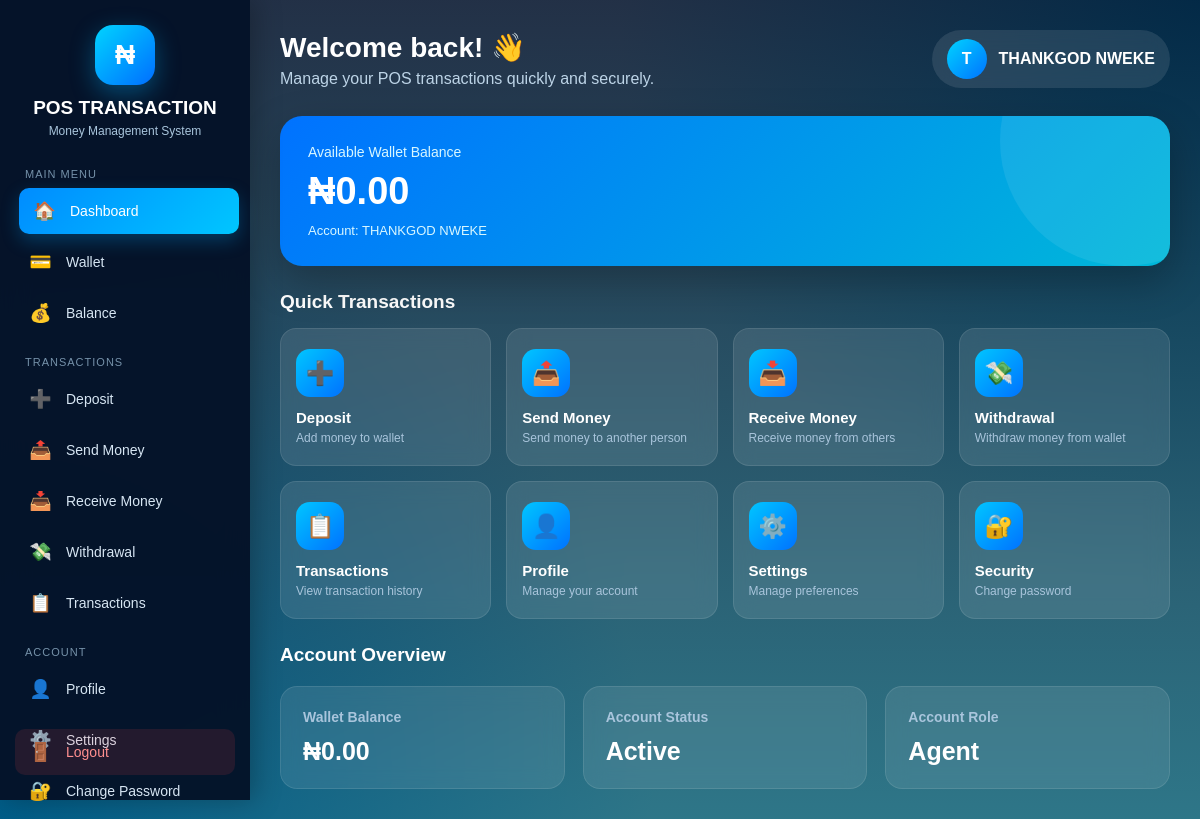
The app's page /dashboard (signed in) with its own data.
### app.py (models this page shows, shortened)
class User(UserMixin, db.Model):
    __tablename__ = "users"
    id = db.Column(db.Integer, primary_key=True)
    full_name = db.Column(
        db.String(150),
        nullable=False
    )
    username = db.Column(
        db.String(100),
        unique=True,
        nullable=False
    )
    email = db.Column(
        db.String(150),
        unique=True,
        nullable=False
    )
    phone = db.Column(
        db.String(30),
        nullable=True
    )
    password = db.Column(
        db.String(255),
        nullable=False
    )
    transaction_pin = db.Column(
        db.String(255),
        nullable=True
    )
    role = db.Column(
        db.String(30),
        default="Agent"
    )
    status = db.Column(
        db.String(30),
        default="Active"
    )
    wallet_balance = db.Column(
        db.Float,
        default=0.00
    )
    created_at = db.Column(
        db.DateTime,
        default=datetime.utcnow
    )

### app.py (the view, shortened to what this page needs)
@app.route("/dashboard")
@login_required
def dashboard():
    balance = current_user.wallet_balance or 0.00
    return render_template(
        "dashboard.html",
        balance=balance,
        user=current_user
    )

### app.py (called while the page is built)
@login_manager.user_loader
def load_user(user_id):
    try:
        return db.session.get(User, int(user_id))
    except (ValueError, TypeError):
        return None

### templates/dashboard.html (shortened to what this page needs)
<!DOCTYPE html>
<html lang="en">
<head>
</head>
<body>
<div class="sidebar">
    <div class="logo">
        <div class="logo-icon">₦</div>
        <h2>POS TRANSACTION</h2>
        <p>Money Management System</p>
    </div>
    <div class="menu-title">Main Menu</div>
    <a href="{{ url_for('dashboard') }}" class="active">
        <div class="icon">🏠</div>
        <span>Dashboard</span>
    </a>
    <a href="{{ url_for('wallet') }}">
        <div class="icon">💳</div>
        <span>Wallet</span>
    </a>
    <a href="{{ url_for('balance') }}">
        <div class="icon">💰</div>
        <span>Balance</span>
    </a>
    <div class="menu-title">Transactions</div>
    <a href="{{ url_for('deposit') }}">
        <div class="icon">➕</div>
        <span>Deposit</span>
    </a>
    <a href="{{ url_for('send_money') }}">
        <div class="icon">📤</div>
        <span>Send Money</span>
    </a>
    <a href="{{ url_for('receive_money') }}">
        <div class="icon">📥</div>
        <span>Receive Money</span>
    </a>
    <a href="{{ url_for('withdrawal') }}">
        <div class="icon">💸</div>
        <span>Withdrawal</span>
    </a>
    <a href="{{ url_for('transaction_history') }}">
        <div class="icon">📋</div>
        <span>Transactions</span>
    </a>
    <div class="menu-title">Account</div>
    <a href="{{ url_for('profile') }}">
        <div class="icon">👤</div>
        <span>Profile</span>
    </a>
    <a href="{{ url_for('settings') }}">
        <div class="icon">⚙️</div>
        <span>Settings</span>
    </a>
    <a href="{{ url_for('change_password') }}">
        <div class="icon">🔐</div>
        <span>Change Password</span>
    </a>
    <div class="logout">
        <a href="{{ url_for('logout') }}">
            <div class="icon">🚪</div>
            <span>Logout</span>
        </a>
    </div>
</div>
<div class="main">
    <div class="topbar">
        <div class="welcome">
            <h1>Welcome back! 👋</h1>
            <p>
                Manage your POS transactions quickly and securely.
            </p>
        </div>
        <div class="user-box">
            <div class="avatar">
                {{ current_user.full_name[:1]|upper if current_user.full_name else "U" }}
            </div>
            <div>
                <strong>
                    {{ current_user.full_name or current_user.username }}
                </strong>
            </div>
        </div>
    </div>
    <div class="balance-card">
        <div class="balance-title">
            Available Wallet Balance
        </div>
        <div class="balance">
            ₦{{ "{:,.2f}".format(current_user.wallet_balance or 0) }}
        </div>
        <div class="account-info">
            Account: {{ current_user.username }}
        </div>
    </div>
    <h2 class="section-title">Quick Transactions</h2>
    <div class="actions">
        <a href="{{ url_for('deposit') }}" class="action">
            <div class="action-icon">➕</div>
            <h3>Deposit</h3>
            <p>Add money to wallet</p>
        </a>
        <a href="{{ url_for('send_money') }}" class="action">
            <div class="action-icon">📤</div>
            <h3>Send Money</h3>
            <p>Send money to another person</p>
        </a>
        <a href="{{ url_for('receive_money') }}" class="action">
            <div class="action-icon">📥</div>
            <h3>Receive Money</h3>
            <p>Receive money from others</p>
        </a>
        <a href="{{ url_for('withdrawal') }}" class="action">
            <div class="action-icon">💸</div>
            <h3>Withdrawal</h3>
            <p>Withdraw money from wallet</p>
        </a>
        <a href="{{ url_for('transaction_history') }}" class="action">
            <div class="action-icon">📋</div>
            <h3>Transactions</h3>
            <p>View transaction history</p>
        </a>
        <a href="{{ url_for('profile') }}" class="action">
            <div class="action-icon">👤</div>
            <h3>Profile</h3>
            <p>Manage your account</p>
        </a>
        <a href="{{ url_for('settings') }}" class="action">
            <div class="action-icon">⚙️</div>
            <h3>Settings</h3>
            <p>Manage preferences</p>
        </a>
        <a href="{{ url_for('change_password') }}" class="action">
            <div class="action-icon">🔐</div>
            <h3>Security</h3>
            <p>Change password</p>
        </a>
    </div>
    <h2 class="section-title">Account Overview</h2>
    <div class="cards">
        <div class="card">
            <h3>Wallet Balance</h3>
            <div class="card-value">
                ₦{{ "{:,.2f}".format(current_user.wallet_balance or 0) }}
            </div>
        </div>
        <div class="card">
            <h3>Account Status</h3>
            <div class="card-value">
                {{ current_user.status or "Active" }}
            </div>
        </div>
        <div class="card">
            <h3>Account Role</h3>
            <div class="card-value">
                {{ current_user.role or "Agent" }}
            </div>
        </div>
    </div>
</div>
</body>
</html>

### templates/dashboard.html (style rules this page uses)
* { margin: 0; padding: 0; box-sizing: border-box; font-family: Arial, Helvetica, sans-serif; }
body { min-height: 100vh; background: linear-gradient(rgba(4, 20, 45, 0.88), rgba(0, 88, 110, 0.82)), radial-gradient(circle at top right, #00c6ff, transparent 40%), radial-gradient(circle at bottom left, #0072ff, transparent 45%); color: #fff; }
.sidebar { position: fixed; left: 0; top: 0; width: 250px; height: 100vh; background: rgba(5, 18, 40, 0.96); backdrop-filter: blur(15px); padding: 25px 15px; box-shadow: 5px 0 25px rgba(0,0,0,0.25); z-index: 1000; }
.logo { text-align: center; margin-bottom: 30px; }
.logo-icon { width: 60px; height: 60px; margin: auto; border-radius: 18px; background: linear-gradient(135deg, #00d4ff, #006eff); display: flex; justify-content: center; align-items: center; font-size: 28px; font-weight: bold; box-shadow: 0 8px 25px rgba(0, 180, 255, 0.35); }
.logo h2 { margin-top: 12px; font-size: 19px; }
.logo p { font-size: 12px; color: #a9c5dc; margin-top: 5px; }
.menu-title { font-size: 11px; color: #7692aa; margin: 20px 10px 8px; text-transform: uppercase; letter-spacing: 1px; }
.sidebar a { display: flex; align-items: center; gap: 13px; padding: 12px 13px; margin: 5px 0; color: #d7e6f3; text-decoration: none; border-radius: 10px; transition: 0.3s; font-size: 14px; }
.sidebar a:hover, .sidebar a.active { background: linear-gradient(135deg, #008cff, #00c6ff); color: white; transform: translateX(4px); box-shadow: 0 7px 18px rgba(0, 170, 255, 0.25); }
.icon { width: 25px; text-align: center; font-size: 18px; }
.logout { position: absolute; bottom: 20px; left: 15px; right: 15px; }
.logout a { background: rgba(255, 70, 70, 0.12); color: #ff8f8f; }
.main { margin-left: 250px; padding: 30px; }
.topbar { display: flex; justify-content: space-between; align-items: center; margin-bottom: 28px; }
.welcome h1 { font-size: 28px; }
.welcome p { margin-top: 6px; color: #bdd4e7; }
.user-box { display: flex; align-items: center; gap: 12px; background: rgba(255,255,255,0.10); padding: 9px 15px; border-radius: 30px; backdrop-filter: blur(10px); }
.avatar { width: 40px; height: 40px; background: linear-gradient(135deg, #00d4ff, #0072ff); border-radius: 50%; display: flex; justify-content: center; align-items: center; font-weight: bold; }
.balance-card { background: linear-gradient(135deg, #0072ff, #00b8d9); border-radius: 22px; padding: 28px; margin-bottom: 25px; box-shadow: 0 15px 40px rgba(0,0,0,0.25); position: relative; overflow: hidden; }
.balance-card::after { content: ""; position: absolute; width: 250px; height: 250px; border-radius: 50%; background: rgba(255,255,255,0.08); right: -80px; top: -100px; }
.balance-title { color: #d8f7ff; font-size: 14px; }
.balance { font-size: 38px; font-weight: bold; margin: 10px 0; }
.account-info { font-size: 13px; color: #d8f7ff; }
.section-title { margin: 25px 0 15px; font-size: 19px; }
.actions { display: grid; grid-template-columns: repeat(4, 1fr); gap: 15px; }
.action { text-decoration: none; color: white; padding: 20px 15px; border-radius: 16px; background: rgba(255,255,255,0.10); border: 1px solid rgba(255,255,255,0.10); backdrop-filter: blur(10px); transition: 0.3s; }
.action-icon { width: 48px; height: 48px; border-radius: 14px; display: flex; align-items: center; justify-content: center; font-size: 23px; margin-bottom: 12px; background: linear-gradient(135deg, #00c6ff, #0072ff); }
.action h3 { font-size: 15px; }
.action p { color: #a9c5dc; font-size: 12px; margin-top: 5px; }
.cards { display: grid; grid-template-columns: repeat(3, 1fr); gap: 18px; margin-top: 20px; }
.card { background: rgba(255,255,255,0.09); border: 1px solid rgba(255,255,255,0.10); padding: 22px; border-radius: 17px; backdrop-filter: blur(10px); }
.card h3 { font-size: 14px; color: #a9c5dc; margin-bottom: 12px; }
.card-value { font-size: 25px; font-weight: bold; }

### records on screen
User: full_name "T", full_name "THANKGOD NWEKE", wallet_balance "0.00", username "THANKGOD NWEKE", status "Active", role "Agent"
